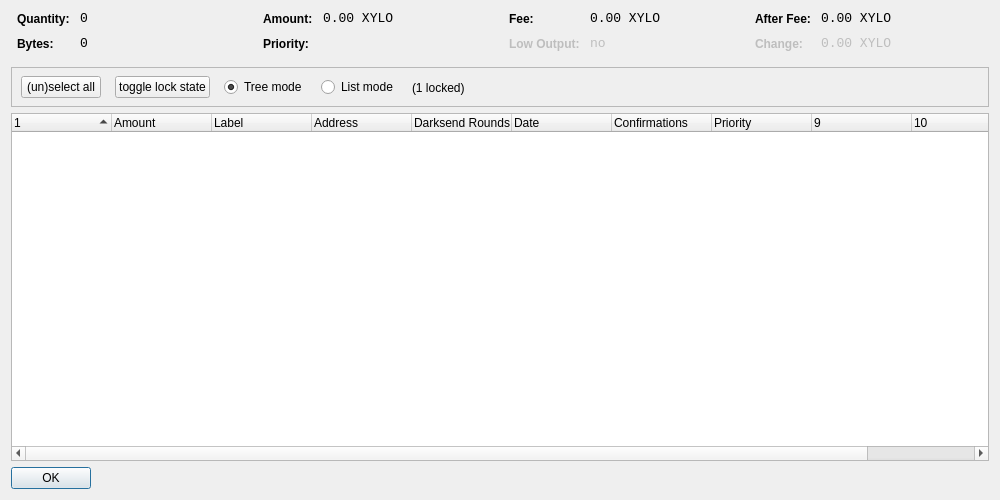
<?xml version="1.0" encoding="UTF-8"?>
<ui version="4.0">
 <class>CoinControlDialog</class>
 <widget class="QDialog" name="CoinControlDialog">
  <property name="geometry">
   <rect>
    <x>0</x>
    <y>0</y>
    <width>1000</width>
    <height>500</height>
   </rect>
  </property>
  <property name="windowTitle">
   <string>Coin Control</string>
  </property>
  <layout class="QVBoxLayout" name="verticalLayout">
   <item>
    <layout class="QHBoxLayout" name="horizontalLayoutTop" stretch="0,0,0,0">
     <property name="topMargin">
      <number>0</number>
     </property>
     <property name="bottomMargin">
      <number>10</number>
     </property>
     <item>
      <layout class="QFormLayout" name="formLayoutCoinControl1">
       <property name="horizontalSpacing">
        <number>10</number>
       </property>
       <property name="verticalSpacing">
        <number>10</number>
       </property>
       <property name="leftMargin">
        <number>6</number>
       </property>
       <property name="rightMargin">
        <number>6</number>
       </property>
       <item row="0" column="0">
        <widget class="QLabel" name="labelCoinControlQuantityText">
         <property name="styleSheet">
          <string notr="true">font-weight:bold;</string>
         </property>
         <property name="text">
          <string>Quantity:</string>
         </property>
        </widget>
       </item>
       <item row="0" column="1">
        <widget class="QLabel" name="labelCoinControlQuantity">
         <property name="font">
          <font>
           <family>Monospace</family>
           <pointsize>10</pointsize>
          </font>
         </property>
         <property name="cursor">
          <cursorShape>IBeamCursor</cursorShape>
         </property>
         <property name="contextMenuPolicy">
          <enum>Qt::ActionsContextMenu</enum>
         </property>
         <property name="text">
          <string notr="true">0</string>
         </property>
         <property name="textInteractionFlags">
          <set>Qt::LinksAccessibleByMouse|Qt::TextSelectableByKeyboard|Qt::TextSelectableByMouse</set>
         </property>
        </widget>
       </item>
       <item row="1" column="0">
        <widget class="QLabel" name="labelCoinControlBytesText">
         <property name="styleSheet">
          <string notr="true">font-weight:bold;</string>
         </property>
         <property name="text">
          <string>Bytes:</string>
         </property>
        </widget>
       </item>
       <item row="1" column="1">
        <widget class="QLabel" name="labelCoinControlBytes">
         <property name="font">
          <font>
           <family>Monospace</family>
           <pointsize>10</pointsize>
          </font>
         </property>
         <property name="cursor">
          <cursorShape>IBeamCursor</cursorShape>
         </property>
         <property name="contextMenuPolicy">
          <enum>Qt::ActionsContextMenu</enum>
         </property>
         <property name="text">
          <string notr="true">0</string>
         </property>
         <property name="textInteractionFlags">
          <set>Qt::LinksAccessibleByMouse|Qt::TextSelectableByKeyboard|Qt::TextSelectableByMouse</set>
         </property>
        </widget>
       </item>
      </layout>
     </item>
     <item>
      <layout class="QFormLayout" name="formLayoutCoinControl2">
       <property name="horizontalSpacing">
        <number>10</number>
       </property>
       <property name="verticalSpacing">
        <number>10</number>
       </property>
       <property name="leftMargin">
        <number>6</number>
       </property>
       <property name="rightMargin">
        <number>6</number>
       </property>
       <item row="0" column="0">
        <widget class="QLabel" name="labelCoinControlAmountText">
         <property name="styleSheet">
          <string notr="true">font-weight:bold;</string>
         </property>
         <property name="text">
          <string>Amount:</string>
         </property>
        </widget>
       </item>
       <item row="0" column="1">
        <widget class="QLabel" name="labelCoinControlAmount">
         <property name="font">
          <font>
           <family>Monospace</family>
           <pointsize>10</pointsize>
          </font>
         </property>
         <property name="cursor">
          <cursorShape>IBeamCursor</cursorShape>
         </property>
         <property name="contextMenuPolicy">
          <enum>Qt::ActionsContextMenu</enum>
         </property>
         <property name="text">
          <string notr="true">0.00 XYLO</string>
         </property>
         <property name="textInteractionFlags">
          <set>Qt::LinksAccessibleByMouse|Qt::TextSelectableByKeyboard|Qt::TextSelectableByMouse</set>
         </property>
        </widget>
       </item>
       <item row="1" column="0">
        <widget class="QLabel" name="labelCoinControlPriorityText">
         <property name="styleSheet">
          <string notr="true">font-weight:bold;</string>
         </property>
         <property name="text">
          <string>Priority:</string>
         </property>
        </widget>
       </item>
       <item row="1" column="1">
        <widget class="QLabel" name="labelCoinControlPriority">
         <property name="font">
          <font>
           <family>Monospace</family>
           <pointsize>10</pointsize>
          </font>
         </property>
         <property name="cursor">
          <cursorShape>IBeamCursor</cursorShape>
         </property>
         <property name="contextMenuPolicy">
          <enum>Qt::ActionsContextMenu</enum>
         </property>
         <property name="text">
          <string/>
         </property>
         <property name="textInteractionFlags">
          <set>Qt::LinksAccessibleByMouse|Qt::TextSelectableByKeyboard|Qt::TextSelectableByMouse</set>
         </property>
        </widget>
       </item>
      </layout>
     </item>
     <item>
      <layout class="QFormLayout" name="formLayoutCoinControl3">
       <property name="horizontalSpacing">
        <number>10</number>
       </property>
       <property name="verticalSpacing">
        <number>10</number>
       </property>
       <property name="leftMargin">
        <number>6</number>
       </property>
       <property name="rightMargin">
        <number>6</number>
       </property>
       <item row="0" column="0">
        <widget class="QLabel" name="labelCoinControlFeeText">
         <property name="styleSheet">
          <string notr="true">font-weight:bold;</string>
         </property>
         <property name="text">
          <string>Fee:</string>
         </property>
        </widget>
       </item>
       <item row="0" column="1">
        <widget class="QLabel" name="labelCoinControlFee">
         <property name="font">
          <font>
           <family>Monospace</family>
           <pointsize>10</pointsize>
          </font>
         </property>
         <property name="cursor">
          <cursorShape>IBeamCursor</cursorShape>
         </property>
         <property name="contextMenuPolicy">
          <enum>Qt::ActionsContextMenu</enum>
         </property>
         <property name="text">
          <string notr="true">0.00 XYLO</string>
         </property>
         <property name="textInteractionFlags">
          <set>Qt::LinksAccessibleByMouse|Qt::TextSelectableByKeyboard|Qt::TextSelectableByMouse</set>
         </property>
        </widget>
       </item>
       <item row="1" column="0">
        <widget class="QLabel" name="labelCoinControlLowOutputText">
         <property name="enabled">
          <bool>false</bool>
         </property>
         <property name="styleSheet">
          <string notr="true">font-weight:bold;</string>
         </property>
         <property name="text">
          <string>Low Output:</string>
         </property>
        </widget>
       </item>
       <item row="1" column="1">
        <widget class="QLabel" name="labelCoinControlLowOutput">
         <property name="enabled">
          <bool>false</bool>
         </property>
         <property name="font">
          <font>
           <family>Monospace</family>
           <pointsize>10</pointsize>
          </font>
         </property>
         <property name="cursor">
          <cursorShape>IBeamCursor</cursorShape>
         </property>
         <property name="contextMenuPolicy">
          <enum>Qt::ActionsContextMenu</enum>
         </property>
         <property name="text">
          <string notr="true">no</string>
         </property>
         <property name="textInteractionFlags">
          <set>Qt::LinksAccessibleByMouse|Qt::TextSelectableByKeyboard|Qt::TextSelectableByMouse</set>
         </property>
        </widget>
       </item>
      </layout>
     </item>
     <item>
      <layout class="QFormLayout" name="formLayoutCoinControl4">
       <property name="horizontalSpacing">
        <number>10</number>
       </property>
       <property name="verticalSpacing">
        <number>10</number>
       </property>
       <property name="leftMargin">
        <number>6</number>
       </property>
       <property name="rightMargin">
        <number>6</number>
       </property>
       <item row="0" column="0">
        <widget class="QLabel" name="labelCoinControlAfterFeeText">
         <property name="styleSheet">
          <string notr="true">font-weight:bold;</string>
         </property>
         <property name="text">
          <string>After Fee:</string>
         </property>
        </widget>
       </item>
       <item row="0" column="1">
        <widget class="QLabel" name="labelCoinControlAfterFee">
         <property name="font">
          <font>
           <family>Monospace</family>
           <pointsize>10</pointsize>
          </font>
         </property>
         <property name="cursor">
          <cursorShape>IBeamCursor</cursorShape>
         </property>
         <property name="contextMenuPolicy">
          <enum>Qt::ActionsContextMenu</enum>
         </property>
         <property name="text">
          <string notr="true">0.00 XYLO</string>
         </property>
         <property name="textInteractionFlags">
          <set>Qt::LinksAccessibleByMouse|Qt::TextSelectableByKeyboard|Qt::TextSelectableByMouse</set>
         </property>
        </widget>
       </item>
       <item row="1" column="0">
        <widget class="QLabel" name="labelCoinControlChangeText">
         <property name="enabled">
          <bool>false</bool>
         </property>
         <property name="styleSheet">
          <string notr="true">font-weight:bold;</string>
         </property>
         <property name="text">
          <string>Change:</string>
         </property>
        </widget>
       </item>
       <item row="1" column="1">
        <widget class="QLabel" name="labelCoinControlChange">
         <property name="enabled">
          <bool>false</bool>
         </property>
         <property name="font">
          <font>
           <family>Monospace</family>
           <pointsize>10</pointsize>
          </font>
         </property>
         <property name="cursor">
          <cursorShape>IBeamCursor</cursorShape>
         </property>
         <property name="contextMenuPolicy">
          <enum>Qt::ActionsContextMenu</enum>
         </property>
         <property name="text">
          <string notr="true">0.00 XYLO</string>
         </property>
         <property name="textInteractionFlags">
          <set>Qt::LinksAccessibleByMouse|Qt::TextSelectableByKeyboard|Qt::TextSelectableByMouse</set>
         </property>
        </widget>
       </item>
      </layout>
     </item>
    </layout>
   </item>
   <item>
    <widget class="QFrame" name="frame">
     <property name="minimumSize">
      <size>
       <width>0</width>
       <height>40</height>
      </size>
     </property>
     <property name="frameShape">
      <enum>QFrame::StyledPanel</enum>
     </property>
     <property name="frameShadow">
      <enum>QFrame::Sunken</enum>
     </property>
     <widget class="QWidget" name="horizontalLayoutWidget">
      <property name="geometry">
       <rect>
        <x>10</x>
        <y>0</y>
        <width>781</width>
        <height>41</height>
       </rect>
      </property>
      <layout class="QHBoxLayout" name="horizontalLayoutPanel" stretch="0,0,0,0,0">
       <property name="spacing">
        <number>14</number>
       </property>
       <item>
        <widget class="QPushButton" name="pushButtonSelectAll">
         <property name="sizePolicy">
          <sizepolicy hsizetype="Maximum" vsizetype="Fixed">
           <horstretch>0</horstretch>
           <verstretch>0</verstretch>
          </sizepolicy>
         </property>
         <property name="text">
          <string>(un)select all</string>
         </property>
        </widget>
       </item>
        <item>
         <widget class="QPushButton" name="pushButtonToggleLock">
          <property name="sizePolicy">
           <sizepolicy hsizetype="Maximum" vsizetype="Fixed">
            <horstretch>0</horstretch>
            <verstretch>0</verstretch>
           </sizepolicy>
          </property>
          <property name="text">
           <string>toggle lock state</string>
          </property>
          <property name="autoDefault">
           <bool>false</bool>
          </property>
         </widget>
        </item>
       <item>
        <widget class="QRadioButton" name="radioTreeMode">
         <property name="sizePolicy">
          <sizepolicy hsizetype="Maximum" vsizetype="Fixed">
           <horstretch>0</horstretch>
           <verstretch>0</verstretch>
          </sizepolicy>
         </property>
         <property name="text">
          <string>Tree mode</string>
         </property>
         <property name="checked">
          <bool>true</bool>
         </property>
        </widget>
       </item>
       <item>
        <widget class="QRadioButton" name="radioListMode">
         <property name="sizePolicy">
          <sizepolicy hsizetype="Maximum" vsizetype="Fixed">
           <horstretch>0</horstretch>
           <verstretch>0</verstretch>
          </sizepolicy>
         </property>
         <property name="text">
          <string>List mode</string>
         </property>
        </widget>
       </item>
        <item>
         <widget class="QLabel" name="labelLocked">
          <property name="text">
           <string>(1 locked)</string>
          </property>
         </widget>
        </item>
       <item>
        <spacer name="horizontalSpacer">
         <property name="orientation">
          <enum>Qt::Horizontal</enum>
         </property>
         <property name="sizeHint" stdset="0">
          <size>
           <width>40</width>
           <height>20</height>
          </size>
         </property>
        </spacer>
       </item>
      </layout>
     </widget>
    </widget>
   </item>
   <item>
    <widget class="CoinControlTreeWidget" name="treeWidget">
     <property name="contextMenuPolicy">
      <enum>Qt::CustomContextMenu</enum>
     </property>
     <property name="sortingEnabled">
      <bool>false</bool>
     </property>
     <property name="columnCount">
      <number>11</number>
     </property>
     <attribute name="headerShowSortIndicator" stdset="0">
      <bool>true</bool>
     </attribute>
     <attribute name="headerStretchLastSection">
      <bool>false</bool>
     </attribute>
     <column>
      <property name="text">
       <string/>
      </property>
     </column>
     <column>
      <property name="text">
       <string>Amount</string>
      </property>
     </column>
     <column>
      <property name="text">
       <string>Label</string>
      </property>
     </column>
     <column>
      <property name="text">
       <string>Address</string>
      </property>
     </column>
     <column>
      <property name="text">
       <string>Darksend Rounds</string>
      </property>
    </column>
     <column>
      <property name="text">
       <string>Date</string>
      </property>
     </column>
     <column>
      <property name="text">
       <string>Confirmations</string>
      </property>
      <property name="toolTip">
       <string>Confirmed</string>
      </property>
     </column>
     <column>
      <property name="text">
       <string>Priority</string>
      </property>
     </column>
     <column>
      <property name="text">
       <string/>
      </property>
     </column>
     <column>
      <property name="text">
       <string/>
      </property>
     </column>
     <column>
      <property name="text">
       <string/>
      </property>
     </column>
     <column>
      <property name="text">
       <string/>
      </property>
     </column>
    </widget>
   </item>
   <item>
    <widget class="QDialogButtonBox" name="buttonBox">
     <property name="sizePolicy">
      <sizepolicy hsizetype="Maximum" vsizetype="Fixed">
       <horstretch>0</horstretch>
       <verstretch>0</verstretch>
      </sizepolicy>
     </property>
     <property name="orientation">
      <enum>Qt::Horizontal</enum>
     </property>
     <property name="standardButtons">
      <set>QDialogButtonBox::Ok</set>
     </property>
    </widget>
   </item>
  </layout>
 </widget>
 <customwidgets>
  <customwidget>
   <class>CoinControlTreeWidget</class>
   <extends>QTreeWidget</extends>
   <header>coincontroltreewidget.h</header>
  </customwidget>
 </customwidgets>
 <resources/>
 <connections/>
</ui>
